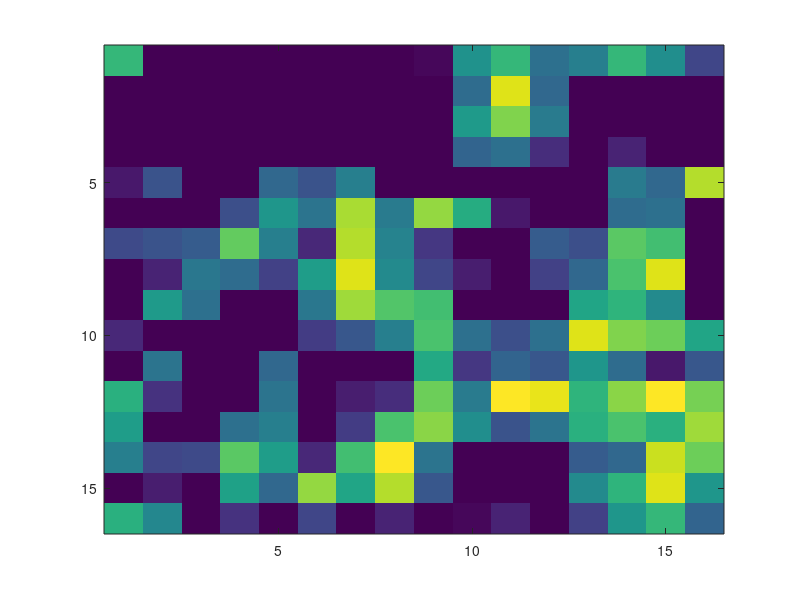

Recreate this plot in MATLAB.
clc 
clf
n=16; l=3;
s=zeros(l,1)
% central distance
% d=zeros(n);
% for i=1:n
%     for j=1:n
%         d(i,j)=abs(i-n/2)+abs(j-n/2);
%     end
% end
K=60;
% a(:,:,1)=rand(n)./d;
% a(:,:,1)=round(rand(n));
% a=rand(n);
% the patched matrix
% [[a(n,n),a(n,:),a(n,1)];[a(:,n),a,a(:,1)];[a(1,n),a(1,:),a(1,1)]]
depth=3;
lx=kron(1:n,ones(n,1));
ly=kron((1:n)',ones(1,n));
%%
a=zeros(n,n,K);
a(:,:,1)=rand(n);
for k=1:K-1
    a(:,:,k)
%     [[a(n,n,k),a(n,:,k),a(n,1,k)];[a(:,n,k),a(:,:,k),a(:,1,k)];[a(1,n,k),a(1,:,k),a(1,1,k)]]
    imagesc(a(:,:,k))
    pause(.1)
    for i=1:n
        for j=1:n
            dis=mod(lx-i,n)+mod(ly-j,n);
            s=0;
            for m=1:depth
                s=s+sum(a(find(dis<m+1)))/m;
            end
            a(i,j,k+1)=max(a(i,j,k)+1.1-abs(2.8-s)/2,0);
        end
    end
end